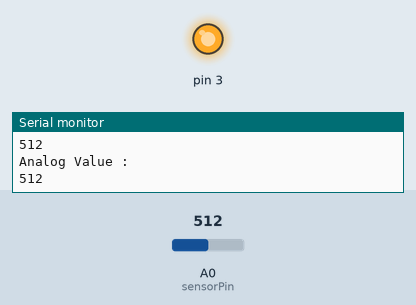
The sketch below on a simulated Arduino Uno, built with avr-gcc and run on an emulated ATmega328P. Parts: output pins drawn as LEDs (lit = HIGH), the last lines printed to the serial monitor. The test bench sets the inputs (shaded band); at power-on: A0 (sensorPin) = 512.

Above: at 1.8 s.
1.9 s: A0 (sensorPin) set to 487
At 2.7 s:
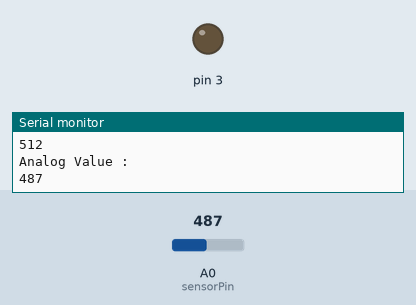
3.5 s: A0 (sensorPin) set to 510
At 4.3 s:
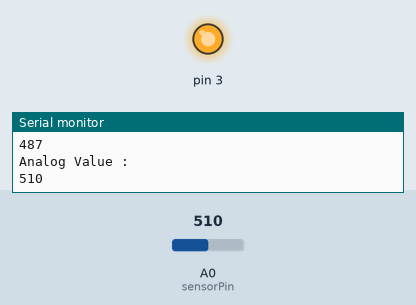
5.5 s: A0 (sensorPin) set to 490
At 7.0 s:
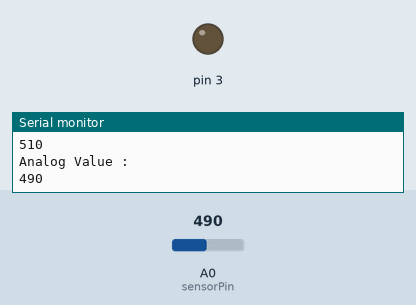
Timing chart, 0 to 8.5 s (numbered marks = the images above; inputs shaded):
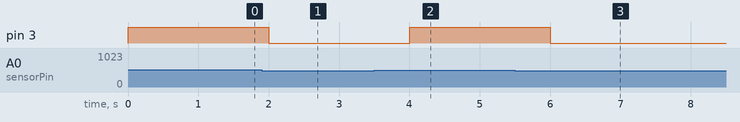

The sketch:

soil_sensor_code.ino
```cpp
int sensorPin = A0;
int sensorValue;
int limit = 500;

void setup() {
 Serial.begin(9600);
 pinMode(3, OUTPUT);
}

void loop() {

 sensorValue = analogRead(sensorPin);
 Serial.println("Analog Value : ");
 Serial.println(sensorValue);

 if (sensorValue>limit) {
 digitalWrite(3, HIGH);
 }
 else {
 digitalWrite(3, LOW);
 }

 delay(1000);
}
```

Measured:
- the behaviour switches between 501 and 500 on A0 (sensorPin) (found by bisection; images 0 and 1)
- after the input at 1.9 s, pin 3: HIGH → LOW after 0.10 s
- after the input at 3.5 s, pin 3: LOW → HIGH after 0.50 s
- after the input at 5.5 s, pin 3: HIGH → LOW after 0.50 s
